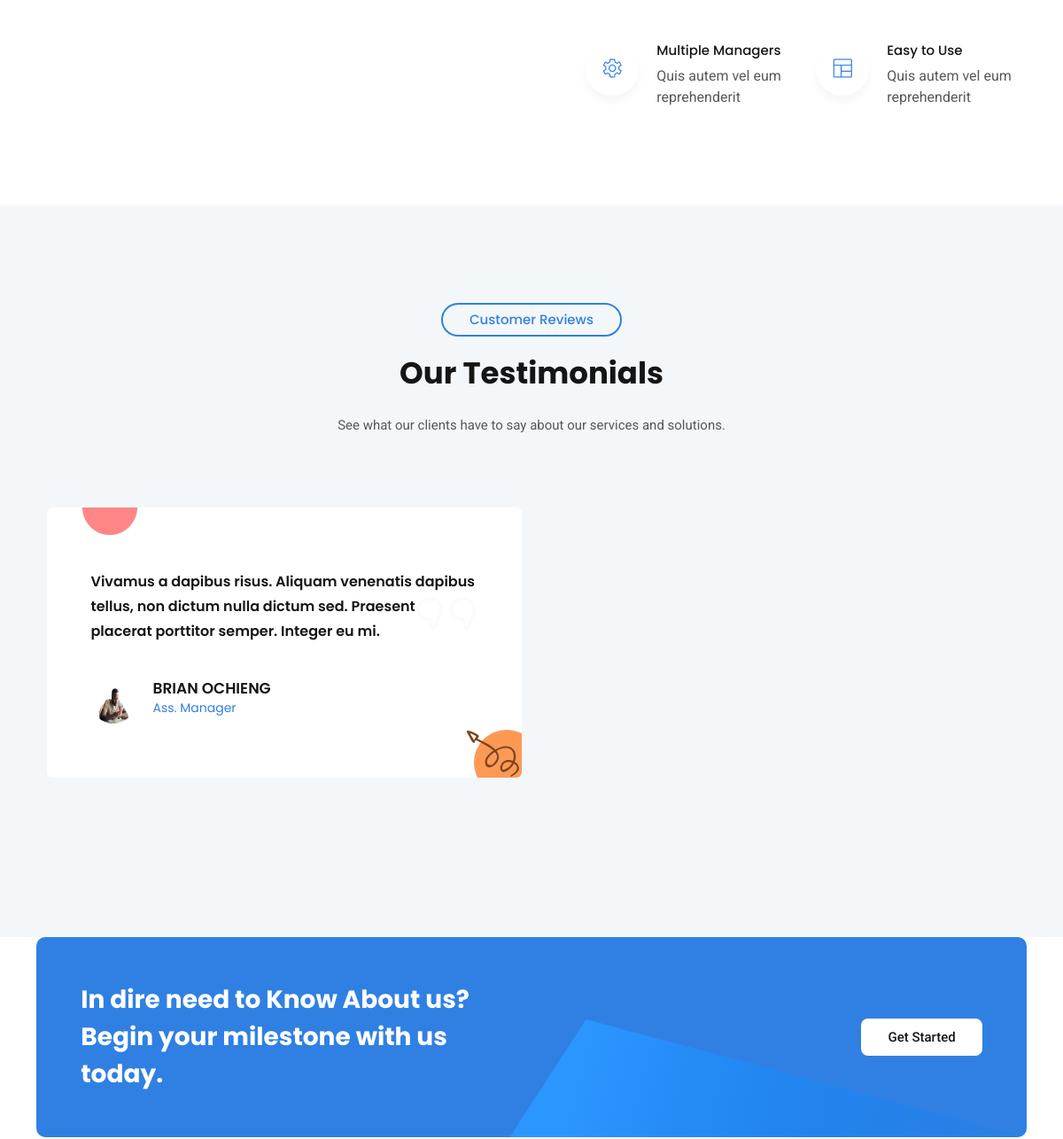
The app's page / (middle part), older data.
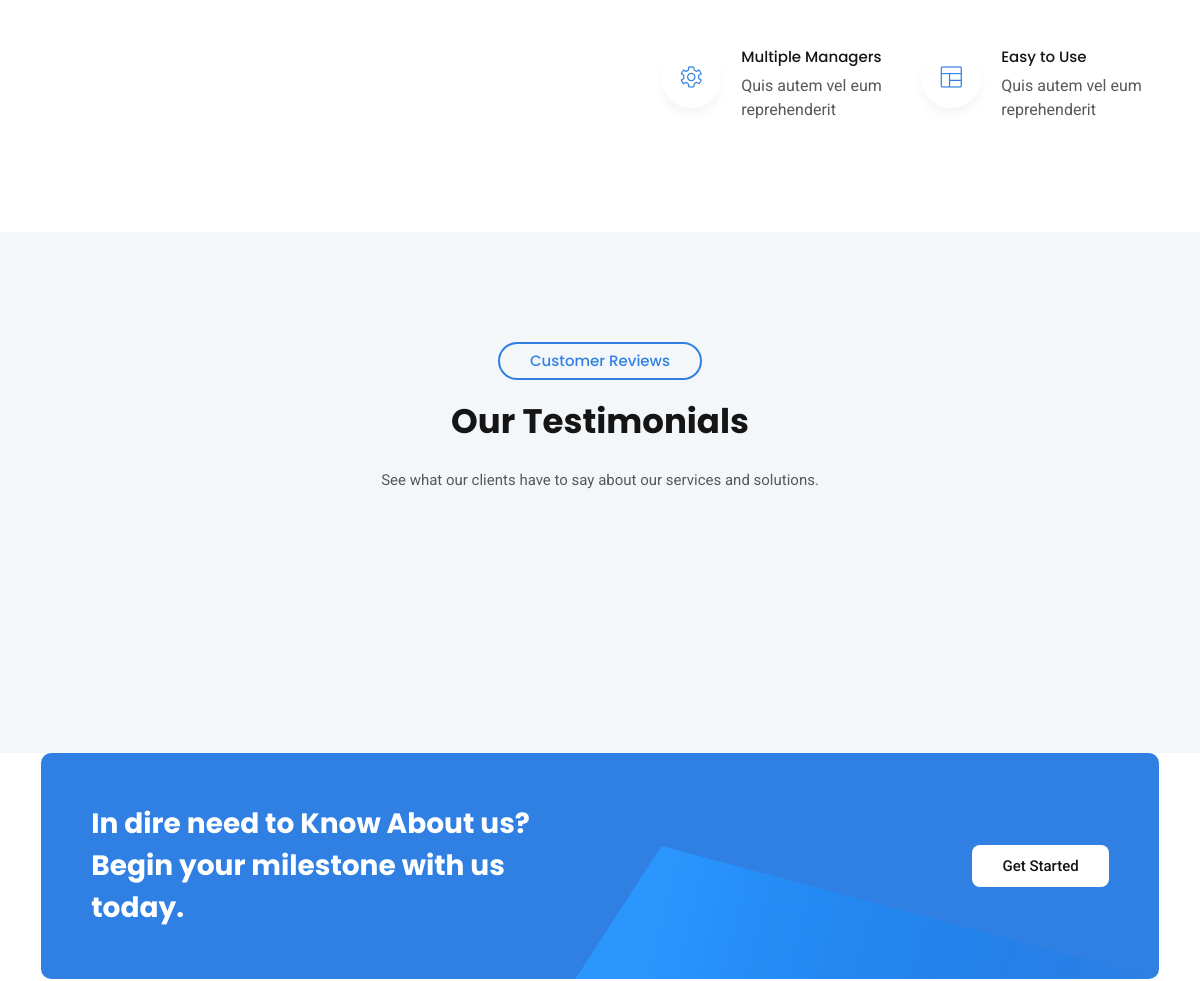
The same page, newer data.
### Inno/models.py (models this page shows, shortened)
class Testimonial(models.Model):
    name = models.CharField(max_length=100)
    position = models.CharField(max_length=100)
    testimonial = models.TextField()
    image = models.ImageField(upload_to='testimonials/')
    is_active = models.BooleanField(default=True)
    created_at = models.DateTimeField(auto_now_add=True)

### Inno/views.py (the view)
# urls.py: path('', views.home, name='home'),
def home(request):
    testimonials = models.Testimonial.objects.filter(is_active=True).order_by('-created_at')
    context = {
        'testimonials': testimonials,
    }
    return render(request, 'home.html', context)

### Inno/templates/home.html (shortened to what this page needs)
{% extends "base.html" %}{% load static %}{% block title %}Home{% endblock title %}
{% block content %}
    <section class="process section">
        <div class="container">
            <div class="row align-items-center">
                <div class="col-lg-6 col-12">
                    <div class="content">
                        <div class="list">
                            <div class="row">
                                <div class="col-lg-6 col-md-6 col-12">
                                    <div class="single-list wow fadeInUp" data-wow-delay=".8s">
                                        <div class="list-icon">
                                            <i class="lni lni-cog"></i>
                                        </div>
                                        <h4>Multiple Managers</h4>
                                        <p>Quis autem vel eum reprehenderit</p>
                                    </div>
                                </div>
                                <div class="col-lg-6 col-md-6 col-12">
                                    <div class="single-list wow fadeInUp" data-wow-delay="1s">
                                        <div class="list-icon">
                                            <i class="lni lni-layout"></i>
                                        </div>
                                        <h4>Easy to Use</h4>
                                        <p>Quis autem vel eum reprehenderit</p>
                                    </div>
                                </div>
                            </div>
                        </div>
                    </div>
                </div>
            </div>
        </div>
    </section>
<section class="testimonials section">
    <div class="container">
        <div class="row">
            <div class="col-12">
                <div class="section-title">
                    <h3 class="wow zoomIn" data-wow-delay=".2s">Customer Reviews</h3>
                    <h2 class="wow fadeInUp" data-wow-delay=".4s">Our Testimonials</h2>
                    <p class="wow fadeInUp" data-wow-delay=".6s">See what our clients have to say about our services and solutions.</p>
                </div>
            </div>
        </div>
        <div class="row testimonial-slider">
            {% for testimonial in testimonials %}
            <div class="col-lg-6 col-12">
                <div class="single-testimonial">
                    <div class="inner-content">
                        <div class="qote-icon">
                            <i class="lni lni-quotation"></i>
                        </div>
                        <div class="text">
                            <h4>{{ testimonial.testimonial }}</h4>
                        </div>
                        <div class="author">
                            <img src="{{ testimonial.image.url }}" alt="{{ testimonial.name }}">
                            <h4 class="name">{{ testimonial.name }}
                                <span class="deg">{{ testimonial.position }}</span>
                            </h4>
                        </div>
                    </div>
                </div>
            </div>
            {% endfor %}
        </div>
    </div>
</section>
    <section class="call-action">
        <div class="container">
            <div class="inner-content">
                <img class="bg-shape" src="{% static "images/call-action/bg-shape.svg" %}" alt="#">
                <div class="row align-items-center">
                    <div class="col-lg-6 col-md-8 col-12">
                        <div class="text">
                            <h2>In dire need to Know About us? <br> Begin your milestone with us today.</h2>
                        </div>
                    </div>
                    <div class="col-lg-6 col-md-4 col-12">
                        <div class="button">
                            <a href="{% url "about" %}" class="btn">Get started
                            </a>
                        </div>
                    </div>
                </div>
            </div>
        </div>
    </section>
{% endblock content %}

### Inno/templates/base.html (shortened to what this page needs)
{% load static %}
<!DOCTYPE html>
<html class="no-js" lang="en">
<head>
    <link rel="stylesheet" href="{% static "css/bootstrap.min.css" %}" />
    <link rel="stylesheet" href="{% static "css/LineIcons.3.0.css" %}" />
    <link rel="stylesheet" href="{% static "css/animate.css" %}" />
    <link rel="stylesheet" href="{% static "css/tiny-slider.css" %}" />
    <link rel="stylesheet" href="{% static "css/glightbox.min.css" %}" />
    <link rel="stylesheet" href="{% static "css/main.css" %}" />
    <link rel="stylesheet" href="https://cdnjs.cloudflare.com/ajax/libs/font-awesome/6.7.2/css/all.min.css"/>
    <link rel="stylesheet" href="https://cdn.jsdelivr.net/npm/bootstrap-icons@1.3.0/font/bootstrap-icons.css">
</head>
<body>
     {% block content %}{% endblock content %}
</body>
</html>

### Inno/templates/header.html (shortened to what this page needs)
{% load static %}

Row changes from the older to the newer data that the page shows:
removed Testimonial: testimonial "Vivamus a dapibus risus. Aliquam venenatis dapibus tellus, non dictum nulla dictum sed. Praesent placerat porttitor semper. Integer eu mi.", image (picture), name "BRIAN OCHIENG", position "Ass. Manager"
